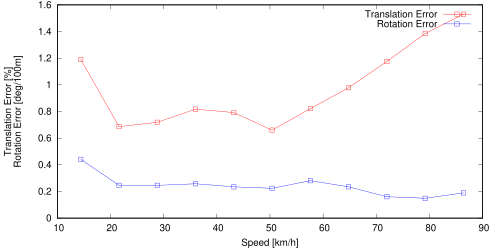

This figure's gnuplot source:
set term postscript eps enhanced color
set output "avg_trs.eps"
set size ratio 0.5
set yrange [0:*]
set xlabel "Speed [km/h]"
set ylabel "Translation Error [%]\nRotation Error [deg/100m]"
plot "avg_ts.txt" using ($1*3.6):($2*100) title 'Translation Error' lc rgb "#FF0000" pt 4 w linespoints,"avg_rs.txt" using ($1*3.6):($2*57.3*100) title 'Rotation Error' lc rgb "#0000FF" pt 4 w linespoints
